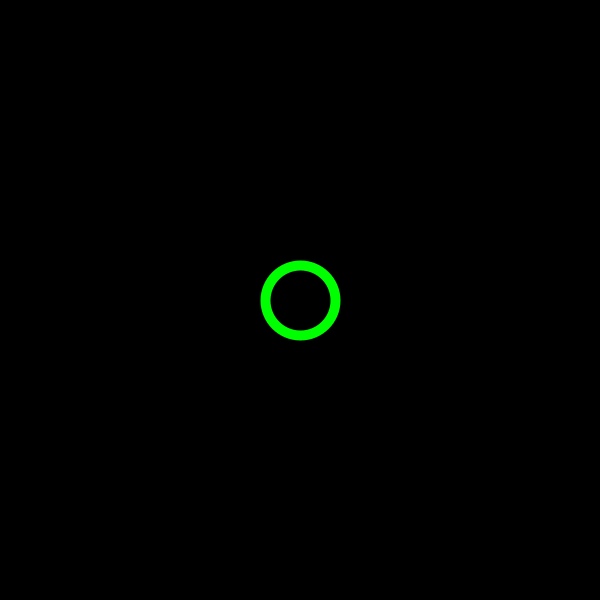
Frame 1 (no input)
Frame 60 (the mouse pressed at the canvas centre just before this capture): identical to frame 1, image omitted
Frame 120 (the mouse held since frame 60 and released just before this capture): identical to frame 1, image omitted

The Processing sketch that drew this single still picture (run headless with seeded random() and noise(); from frame 60 on, the mouse is pressed at the canvas centre):

// Processing sketch: Teclado2
// ── Teclado2.pde
float x = 300, y = 300;

void setup() 
{
    size(600, 600);
    //frameRate(10); // Determina la cantidad de fotogramas mostrados por segundos / velocidad en la que draw() se ejecuta.
    stroke(0, 255, 0);
    noFill();
    strokeWeight(10);
}

void draw() 
{
    background(0);
    ellipse(x, y, 70, 70);
}

// Se ejecuta cuando se presiona una tecla
void keyPressed() 
{
    // 'keyCode' se usa para identificar teclas que no son de texto
    
    switch(keyCode)
    {
        case LEFT:
            x -= 10;
            break;
        case RIGHT:
            x += 10;
            break;
        case UP:
            y -= 10;
            break;
        case DOWN:
            y += 10;
            break;
    }
}
